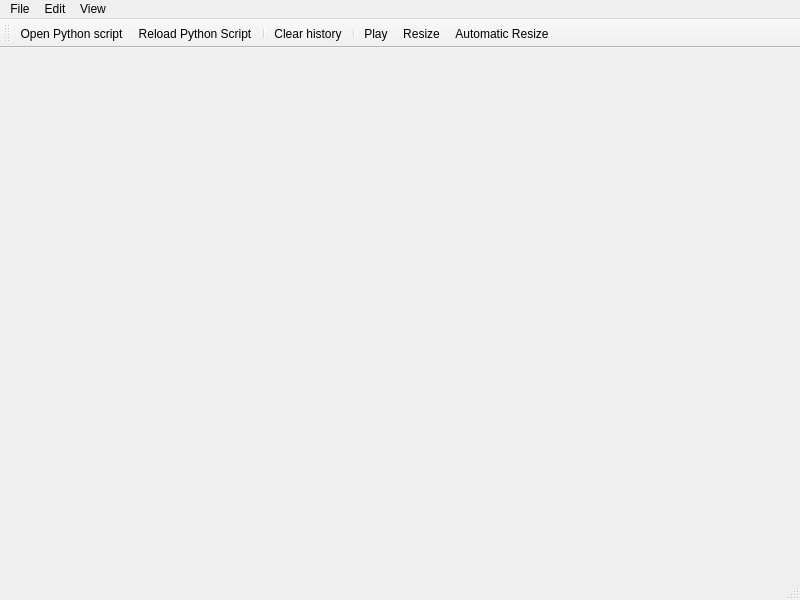
<?xml version="1.0" encoding="UTF-8"?>
<ui version="4.0">
 <class>MainWindow</class>
 <widget class="QMainWindow" name="MainWindow">
  <property name="geometry">
   <rect>
    <x>0</x>
    <y>0</y>
    <width>800</width>
    <height>600</height>
   </rect>
  </property>
  <property name="windowTitle">
   <string>MainWindow</string>
  </property>
  <widget class="QWidget" name="centralwidget"/>
  <widget class="QMenuBar" name="menubar">
   <property name="geometry">
    <rect>
     <x>0</x>
     <y>0</y>
     <width>800</width>
     <height>25</height>
    </rect>
   </property>
   <widget class="QMenu" name="menuFile">
    <property name="title">
     <string>File</string>
    </property>
    <!-- <addaction name="ActionOpen"/> -->
    <addaction name="ActionOpenPython"/>
    <!-- <addaction name="separator"/> -->
    <!-- <addaction name="ActionSave"/> -->
    <addaction name="separator"/>
    <addaction name="ActionQuit"/>
   </widget>
   <widget class="QMenu" name="menuTools">
    <property name="title">
     <string>Edit</string>
    </property>
    <addaction name="ActionAddPlot"/>
    <addaction name="separator"/>
    <addaction name="ActionClearHistory"/>
    <addaction name="ActionSetHistoryLength"/>
    <addaction name="ActionResetTimeZero"/>
    <addaction name="separator"/>
    <addaction name="ActionPause"/>
   </widget>
   <widget class="QMenu" name="menuView">
    <property name="title">
     <string>View</string>
    </property>
    <addaction name="ActionBackgroundColor"/>
   </widget>
   <addaction name="menuFile"/>
   <addaction name="menuTools"/>
   <addaction name="menuView"/>
  </widget>
  <widget class="QStatusBar" name="statusbar"/>
  <widget class="QToolBar" name="toolBar">
   <property name="windowTitle">
    <string>toolBar</string>
   </property>
   <attribute name="toolBarArea">
    <enum>TopToolBarArea</enum>
   </attribute>
   <attribute name="toolBarBreak">
    <bool>false</bool>
   </attribute>
   <addaction name="ActionOpenPython"/>
   <addaction name="ActionReloadPython"/>
   <!-- <addaction name="ActionSave"/> -->
   <addaction name="separator"/>
   <addaction name="ActionClearHistory"/>
   <addaction name="separator"/>
   <addaction name="ActionPause"/>
   <addaction name="ActionResize"/>
   <addaction name="ActionAutomaticResize"/>
  </widget>
  <action name="ActionOpen">
   <property name="text">
    <string>Open config...</string>
   </property>
   <property name="shortcut">
    <!-- <string>Ctrl+O</string> -->
   </property>
  </action>
  <action name="ActionSave">
   <property name="text">
    <string>Save config as...</string>
   </property>
   <property name="shortcut">
    <string>Ctrl+S</string>
   </property>
  </action>
  <action name="ActionQuit">
   <property name="text">
    <string>Quit</string>
   </property>
   <property name="shortcut">
    <string>Ctrl+Q</string>
   </property>
  </action>
  <action name="ActionAddPlot">
   <property name="text">
    <string>Add plot</string>
   </property>
   <property name="shortcut">
    <string>Ctrl+A</string>
   </property>
  </action>
  <action name="ActionPause">
   <property name="checkable">
    <bool>true</bool>
   </property>
   <property name="checked">
    <bool>false</bool>
   </property>
   <property name="text">
    <string>Play</string>
   </property>
   <property name="shortcut">
    <string>Ctrl+P</string>
   </property>
  </action>
  <action name="ActionAutomaticResize">
   <property name="text">
    <string>Automatic Resize</string>
   </property>
   <property name="checkable">
    <bool>true</bool>
  </property>
  </action>
  <action name="ActionResize">
   <property name="text">
    <string>Resize</string>
   </property>
   <property name="shortcut">
    <string>Ctrl+R</string>
   </property>
  </action>
  <action name="ActionClearHistory">
   <property name="text">
    <string>Clear history</string>
   </property>
   <property name="shortcut">
    <string>Ctrl+C</string>
   </property>
  </action>
  <action name="ActionBackgroundColor">
   <property name="text">
    <string>Background color...</string>
   </property>
  </action>
  <action name="ActionPointSize">
   <property name="text">
    <string>Point size...</string>
   </property>
  </action>
  <action name="ActionReloadPython">
    <property name="text">
      <string>Reload Python Script...</string>
    </property>
  </action>
  <action name="ActionOpenPython">
   <property name="text">
    <string>Open Python script...</string>
   </property>
   <property name="shortcut">
     <string>Ctrl+O</string>
   </property>
  </action>
  <action name="ActionResetTimeZero">
   <property name="text">
    <string>Reset time zero</string>
   </property>
  </action>
  <action name="ActionSetHistoryLength">
   <property name="text">
    <string>Set history length...</string>
   </property>
  </action>
 </widget>
 <resources/>
 <connections/>
</ui>
